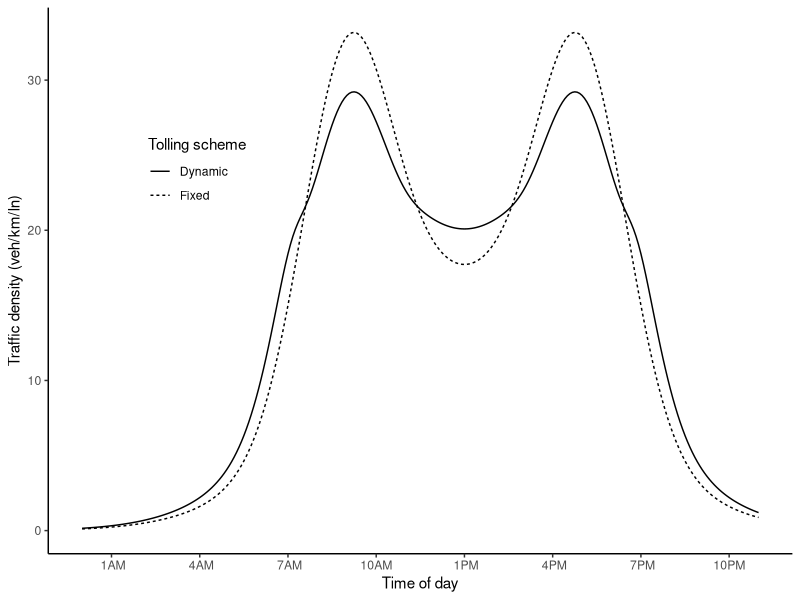
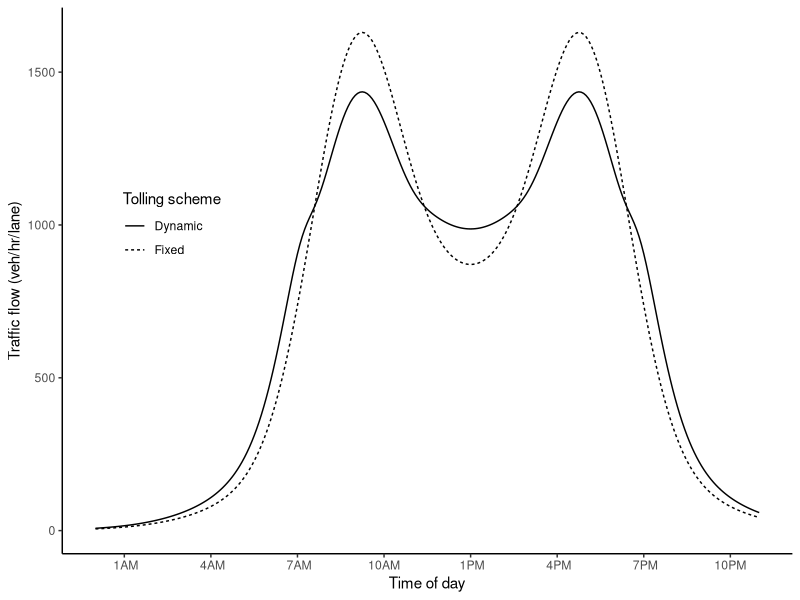
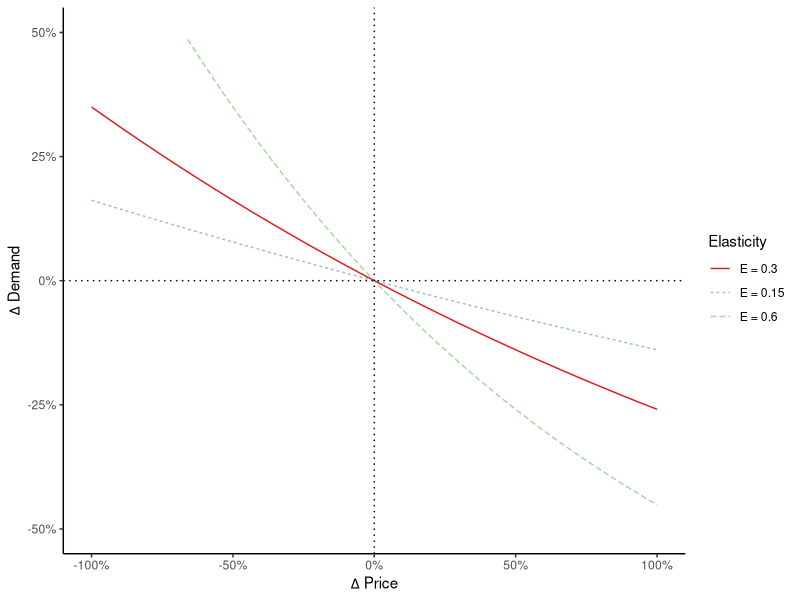
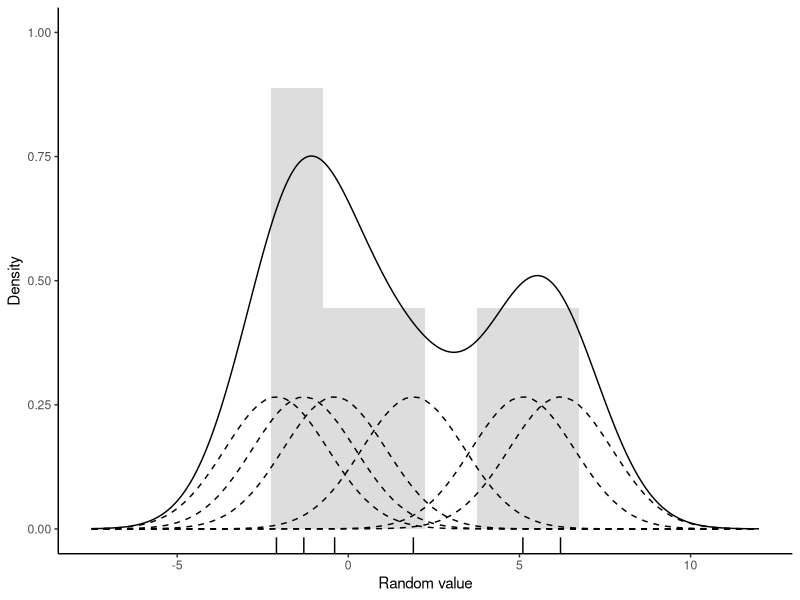
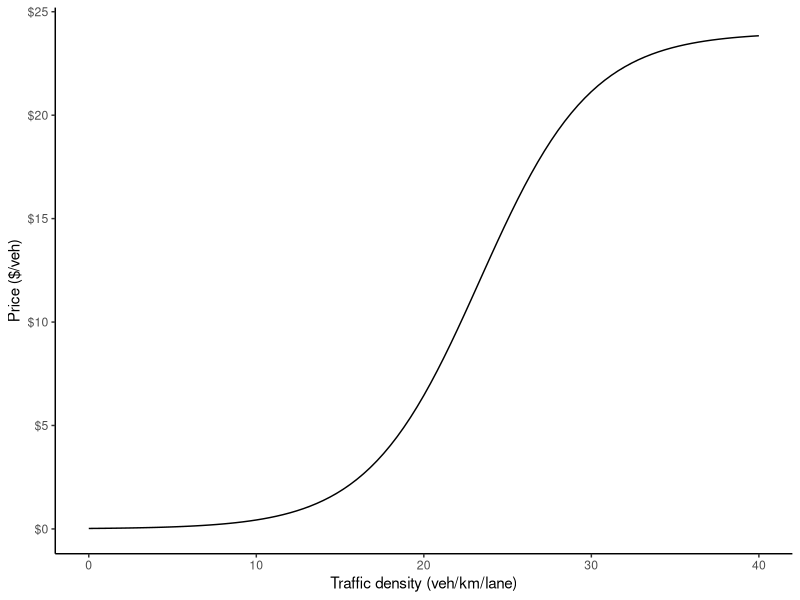
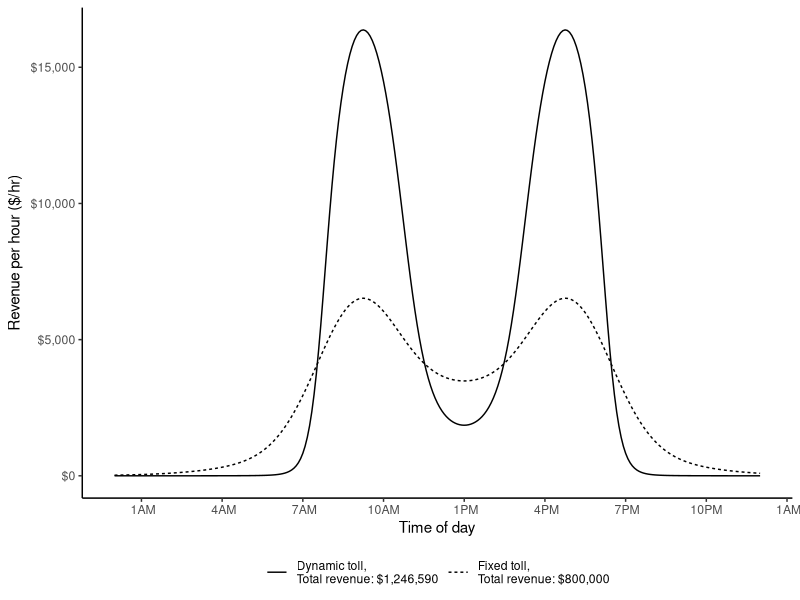
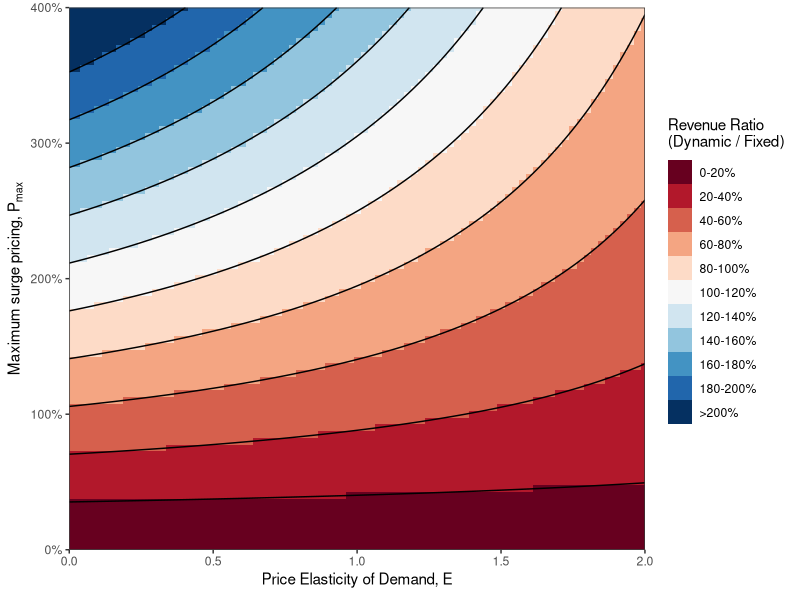
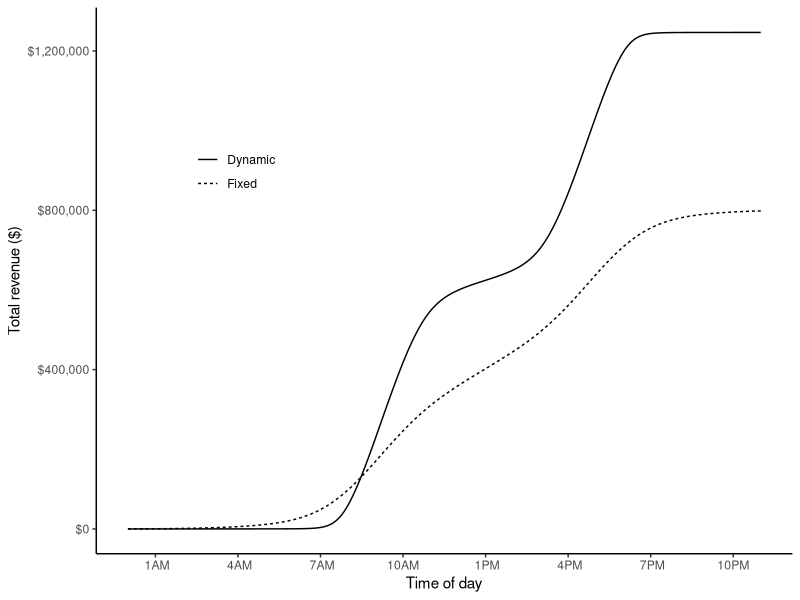

Recreate these plots in R, in order.

library(data.table)
library(ggplot2)
library(scales)
# library(extrafont)

#### Functions ####

#Pricing function
fun.price <- function(k, pmin, pmax, a, b)  pmin + (pmax-pmin)/(1 + exp(a-b*k))

#Elasticity function
fun.elasticdemand <- function(k,p1,p2,E) k+k*(exp(-E*(p2-p1)/(p2+p1))-1)
#fun.elasticdemand <- function(k,p1,p2,E) k*((p2-p1)/p1)^-E

#Demand distribution (Manually constructed for this example)
fun.demanddist <- function(scale, t,sd) scale*(dnorm(t,mean=9,sd) + dnorm(t,mean=17,sd) + dnorm(t,mean=12,sd=4) + dnorm(t,mean=14,sd=4))


#### Parameters ####
E = 0.3
trips = 100000
inc = 5/60
t = seq(0,24,by=inc)
a = 7
b = 0.3
pfix = 8
pmin = 0*pfix/2
pmax = pfix*3
nlanes = 6 #lanes

#### Run for the constant parameters ####
dat = data.table(t=t, k1 = fun.demanddist(85,t,1.5), price1 = pfix)
#dat[ , k2 := fun.demanddist(t,2)]
dat[ , "q1" := trips*k1/sum(k1)/inc/nlanes ]
dat[ , "n1" := trips*k1/sum(k1) ]
dat[ , price2 := fun.price(k1, pmin, pmax, a, b)]

dat[ , k2 := fun.elasticdemand(k1,price1,price2,E)]
dat[ , k2 := sum(k1)*k2/sum(k2)]
dat[ , "q2" := trips*k2/sum(k2)/inc/nlanes ]
dat[ , "n2" := trips*k2/sum(k2) ]

#Revenue
dat[ , rev1 := n1*price1]
dat[ , rev2 := n2*price2]
#Revenue per house
dat[ , rev1hr := rev1/inc]
dat[ , rev2hr := rev2/inc]
#Cumulative sum
dat[ , sumrev1 := cumsum(n1*price1)]
dat[ , sumrev2 := cumsum(n2*price2)]

#Time
dat[ , time := as.POSIXct('2000-01-01 00:00:00 EST', tz='EST') + (3600*t)]

#Check sum, make sure the same number of total trips happen
dat[ , lapply(.SD, sum),.SDcols = c("k1","k2")]
dat[ , lapply(.SD, sum),.SDcols = c("q1","q2")]
dat[ , lapply(.SD, sum),.SDcols = c("n1","n2")]


#### Run with varying pmax and elasticity ####
#Set up combination matrix
datvar = as.data.table(expand.grid(tval = t,
                                   E = seq(0,2, by=0.025),
                                   surge = seq(0, 4, by = 0.05)))
#Assign fixed price & scaled price
datvar[ , price1 := pfix]
datvar[ , pmax := pfix*surge]
#Calculate demand dist for each combo
datvar[ , k1 := fun.demanddist(85, tval, 1.5), by = .(E,surge)]
#Calculate flow and number of trips for fixed price
datvar[ , "q1" := trips*k1/sum(k1)/inc/nlanes, by = .(E,surge)]
datvar[ , "n1" := trips*k1/sum(k1), by = .(E,surge)]
#Calculate new price the previous demand
datvar[ , price2 := fun.price(k1, pmin, pmax, a, b)]
#Calculate new density, flow, and number of trips from price
datvar[ , k2 := fun.elasticdemand(k1,price1,price2,E), by = .(E,surge)]
datvar[ , k2 := sum(k1)*k2/sum(k2), by = .(E,surge)]
datvar[ , "q2" := trips*k2/sum(k2)/inc/nlanes, by = .(E,surge)]
datvar[ , "n2" := trips*k2/sum(k2), by = .(E,surge)]
#Revenue
datvar[ , rev1 := cumsum(n1*price1)]
datvar[ , rev2 := cumsum(n2*price2)]

#Revenue
datvar[ , rev1 := n1*price1]
datvar[ , rev2 := n2*price2]
#Cumulative sum
datvar[ , sumrev1 := cumsum(rev1)]
datvar[ , sumrev2 := cumsum(rev2)]

#Time
datvar[ , time := as.POSIXct('2000-01-01 00:00:00 EST', tz='EST') + (3600*tval)]

#Check sum, make sure the same number of total trips happen
datvar[ , lapply(.SD, sum),.SDcols = c("k1","k2"), by = .(E,surge)][, all.equal(k1,k2)]
datvar[ , lapply(.SD, sum),.SDcols = c("q1","q2"), by = .(E,surge)][, all.equal(q1,q2)]
datvar[ , lapply(.SD, sum),.SDcols = c("n1","n2"), by = .(E,surge)][, all.equal(n1,n2)]

#Aggregate total revenue
revmat <- datvar[ , list("revratio" = sum(rev2)/sum(rev1)), by = .(E,surge)]



#### Ploting ####


#### Kernal Density 
#rand = data.table(rand = c(rlnorm(50, sd=0.5), rnorm(50, mean=3, sd=0.5)))
#rand = data.table(rand = rlnorm(5))
rand = data.table(rand = c(-2.1,-1.3,-0.4,1.9,5.1,6.2))
d = density(rand$rand, kernel = 'gaussian', bw=sqrt(2.25))

plot.kernel <- ggplot(rand, aes(rand)) +
  geom_rug() +
  geom_histogram(aes(y=4*..density..), binwidth=d$bw, alpha=0.2) +
  geom_density(aes(y=..count..), bw=d$bw) +
  scale_y_continuous("Density", limits = c(0, 1)) +
  scale_x_continuous("Random value", limits = c(-7.5,12)) +
  theme_classic() 
#theme(text=element_text(family="Times New Roman"))
for(x in rand$rand) plot.kernel <- plot.kernel + stat_function(fun = dnorm, args = list(mean = x, sd = d$bw), linetype=2)
# plot.kernel


#### Elasticity Plot
elabs <- c(paste0("E = ",E), paste0("E = ",E/2), paste0("E = ",2*E))

plot.elasticity <- ggplot(data.frame(x = c(0, 1)), aes(x)) + 
  stat_function(fun = function(x) exp(-0.5*E*x)-1, aes(linetype = "E/2", color = "E/2"), alpha = 0.5) +
  stat_function(fun = function(x) exp(-E*x)-1, aes(linetype = "E", color = "E")) +
  stat_function(fun = function(x) exp(-2.0*E*x)-1, aes(linetype = "2E", color = "2E"), alpha = 0.5) +
  geom_vline(xintercept = 0, linetype="dotted") +
  geom_hline(yintercept = 0, linetype="dotted") +
  #annotate("text", x=-0.4, y=-.25, label = paste("Constant elasticity =",E)) + #, family = "Times New Roman") +
  scale_x_continuous(expression(Delta~"Price"), labels = scales::percent, limits = c(-1,1)) +
  scale_y_continuous(expression(Delta~"Demand"), labels = scales::percent, limits = c(-0.5,0.5)) +
  scale_color_brewer("Elasticity", palette = "Set1", limits = c("E","E/2","2E"), labels = elabs) +
  scale_linetype("Elasticity", limits = c("E","E/2","2E"), labels = elabs) +
  theme_classic()
# theme(text=element_text(family="Times New Roman"))
# plot.elasticity

#### Pricing funcition 
plot.price <- ggplot(data.frame(x = c(0, 40)), aes(x)) + 
  stat_function(fun = fun.price, args = list(pmin, pmax, a, b)) +
  scale_y_continuous("Price ($/veh)", labels = scales::dollar, limits = c(0,pmax)) +
  scale_x_continuous("Traffic density (veh/km/lane)") +
  theme_classic()
# theme(text=element_text(family="Times New Roman"))
# plot.price


#### Demand Density Distributions (Same as flow, but with density)
plot.demanddensity <- ggplot(dat) + 
  geom_line(aes(x=time,y=k1, linetype="Fixed")) + 
  geom_line(aes(x=time,y=k2, linetype="Dynamic")) + 
  scale_y_continuous("Traffic density (veh/km/ln)") +
  scale_linetype("Tolling scheme") +
  scale_x_datetime("Time of day", labels = date_format("%l%p", tz='EST'), date_breaks = "3 hour",
                   limits = c(as.POSIXct('2000-01-01 00:00:00 EST', tz='EST'),as.POSIXct('2000-01-01 23:00:00 EST', tz='EST'))) +
  theme_classic() +
  theme(legend.position = c(0.2,0.7), 
        legend.background = element_blank())
        #text=element_text(family="Times New Roman"))
# plot.demanddensity

#### Demand flow distributions (Same as density, but with flow)
plot.demandflow <- ggplot(dat) + 
  geom_line(aes(x=time,y=q1, linetype="Fixed")) + 
  geom_line(aes(x=time,y=q2, linetype="Dynamic")) + 
  scale_y_continuous("Traffic flow (veh/hr/lane)") +
  scale_linetype("Tolling scheme") +
  scale_x_datetime("Time of day", labels = date_format("%l%p", tz='EST'), date_breaks = "3 hour",
                   limits = c(as.POSIXct('2000-01-01 00:00:00 EST', tz='EST'),as.POSIXct('2000-01-01 23:00:00 EST', tz='EST'))) +
  theme_classic() +
  theme(legend.position = c(0.15,0.6))
        #text=element_text(family="Times New Roman"))
# plot.demandflow


#### Toll price distribution
plot.toll <- ggplot(dat) +  
  geom_line(aes(x=time,y=price1, linetype="Fixed")) + 
  geom_line(aes(x=time,y=price2, linetype="Dynamic")) + 
  scale_y_continuous("Price ($/veh)", labels = scales::dollar, limits = c(0,pmax)) +
  scale_linetype("Tolling scheme") +
  scale_x_datetime("Time of day", labels = date_format("%l%p", tz='EST'), date_breaks = "3 hour",
                   limits = c(as.POSIXct('2000-01-01 00:00:00 EST', tz='EST'),as.POSIXct('2000-01-01 23:00:00 EST', tz='EST'))) +
  theme_classic() +
  theme(legend.position = c(0.2,0.7),
        legend.background = element_blank())
        #text=element_text(family="Times New Roman"))
# plot.toll

#### Revenue distribution
plot.revenue <- ggplot(dat) + 
  geom_line(aes(x=time,y=rev1, linetype=paste0("Fixed toll,\nTotal revenue: ", scales::dollar(sum(dat$rev1))))) +
  geom_line(aes(x=time,y=rev2, linetype=paste0("Dynamic toll,\nTotal revenue: ", scales::dollar(sum(dat$rev2))))) +
  scale_y_continuous(expression("Revenue per hour ($/hr)"), labels = scales::dollar) +
  scale_x_datetime("Time of day", labels = date_format("%l%p", tz='EST'), date_breaks = "3 hour",
                   limits = c(as.POSIXct('2000-01-01 00:00:00 EST', tz='EST'),
                              as.POSIXct('2000-01-01 24:00:00 EST', tz='EST'))) +
  scale_linetype(NULL) +
  # annotate("text", x=as.POSIXct('2000-01-01 24:00:00 EST', tz='EST'), y=0.5*max(dat$rev2),
  #          label = paste0(paste0("Fixed toll: ", scales::dollar(sum(dat$rev1))),"\n",
  #                         paste0("Dynamic toll: ", scales::dollar(sum(dat$rev2)))), hjust = 0, size = 4) +
  theme_classic() +
  theme(legend.position = "bottom",
        legend.background = element_blank())
        #text=element_text(family="Times New Roman"))
# plot.revenue


#### Cumulative revenue
plot.revsum <- ggplot(dat) + 
  geom_line(aes(x=time,y=sumrev1, linetype="Fixed")) +
  geom_line(aes(x=time,y=sumrev2, linetype="Dynamic")) +
  scale_y_continuous("Total revenue ($)", labels = scales::dollar) +
  scale_linetype(NULL) +
  scale_x_datetime("Time of day", labels = date_format("%l%p", tz='EST'), date_breaks = "3 hour",
                   limits = c(as.POSIXct('2000-01-01 00:00:00 EST', tz='EST'),as.POSIXct('2000-01-01 23:00:00 EST', tz='EST'))) +
  theme_classic() +
  theme(legend.position = c(0.2,0.7),
        legend.background = element_blank())
#text=element_text(family="Times New Roman"))
# plot.revsum


#### Total revenue by Elasticity vs Pmax
# cuts = with(revmat, 
#             c(seq(10*floor(10*min(revratio)), 100, length.out = 6)[-6],
#               seq(100, 10*ceiling(10*max(revratio)), length.out = 6)))

cuts = seq(0, 200, by = 20)
cutlabs = c(paste0(paste(round(cuts)[-length(cuts)], round(cuts[-1]), sep = "-"),"%"),paste0(">",round(cuts)[length(cuts)],"%"))

plot.revmat <- ggplot(revmat, aes(x = E, y = surge)) +
  #geom_contour_filled(breaks = cuts, aes(z = 100*revratio)) +
  geom_raster(aes(fill = cut(100*revratio, c(cuts,Inf), include.lowest = T))) +
  geom_contour(breaks = cuts, aes(z = 100*revratio), color = "black") +
  scale_x_continuous(expression("Price Elasticity of Demand,"~E), expand = c(0,0)) +
  scale_y_continuous(expression("Maximum surge pricing,"~P[max]), expand = c(0,0),
                     labels = scales::percent_format()) +
  scale_fill_brewer(expression("Revenue Ratio\n(Dynamic / Fixed)"),
                    palette = "RdBu", label = cutlabs) +
  coord_cartesian(xlim = c(0, max(revmat$E)), ylim = c(0,max(revmat$surge))) +
  theme_bw()
# plot.revmat





# ggsave("../figures/toyprice.pdf", plot.price, device = cairo_pdf, width=4.25, height=2, units = "in")
# ggsave("../figures/toyelasticity.pdf", plot.elasticity, device = cairo_pdf, width=4.25, height=2, units = "in")
# ggsave("../figures/toydemand.pdf", plot.demanddensity, device = cairo_pdf, width=4.25, height=2, units = "in")
# ggsave("../figures/toytoll.pdf", plot.toll, device = cairo_pdf, width=4.25, height=2, units = "in")
# ggsave("../figures/toyrevenue.pdf", plot.revenue, device = cairo_pdf, width=4.25, height=2, units = "in")
# ggsave("../figures/KDE.pdf", plot.kernel, device = cairo_pdf, width=4.25, height=2, units = "in")
